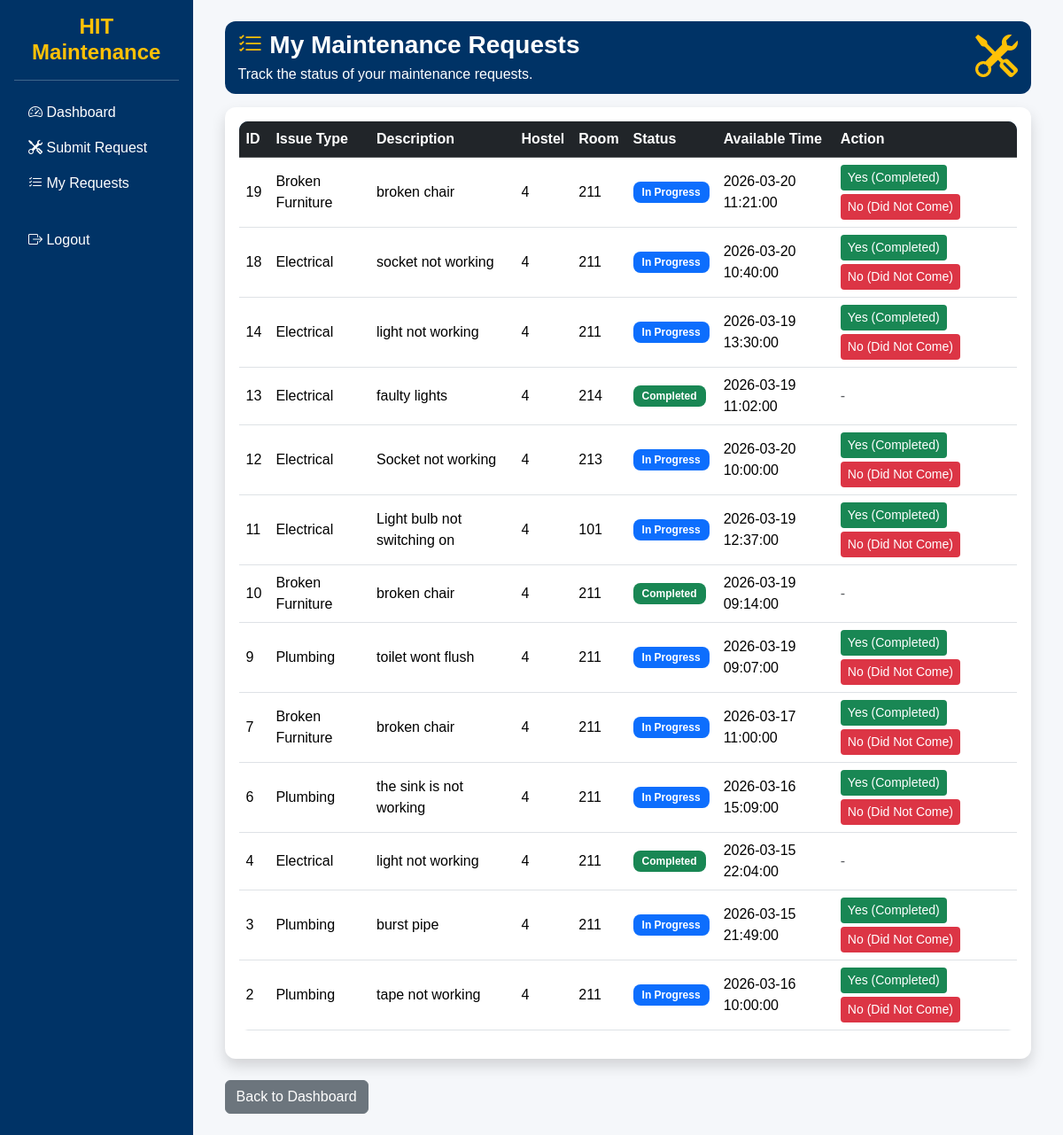
The page /hostel-maintenance-portal/student/view_requests.php (signed in) on the database its author committed.
### tables this page shows
CREATE TABLE `requests` (
  `id` int(11) NOT NULL,
  `student_id` int(11) DEFAULT NULL,
  `issue_type_id` int(11) DEFAULT NULL,
  `hostel` varchar(50) DEFAULT NULL,
  `room` varchar(20) DEFAULT NULL,
  `description` text DEFAULT NULL,
  `available_time` datetime DEFAULT NULL,
  `status` enum('pending','in_progress','completed','conflict') NOT NULL DEFAULT 'pending',
  `assigned_staff` int(11) DEFAULT NULL,
  `created_at` timestamp NOT NULL DEFAULT current_timestamp(),
  `technician_arrived` tinyint(1) DEFAULT NULL,
  `rating` int(11) DEFAULT NULL,
  `alert_supervisor` tinyint(4) DEFAULT 0
);

CREATE TABLE `issue_types` (
  `id` int(11) NOT NULL,
  `issue_name` varchar(50) DEFAULT NULL
);

### hostel-maintenance-portal/student/view_requests.php (the view, shortened to what this page needs)
<?php
include("../config/database.php");
$student_id = $_SESSION['user_id'];
$sql = "SELECT requests.*, issue_types.issue_name
        FROM requests
        JOIN issue_types ON requests.issue_type_id = issue_types.id
        WHERE student_id='$student_id'
        ORDER BY created_at DESC";
$result = $conn->query($sql);
?>
<?php include("../includes/header.php"); ?>
<?php include("../includes/sidebar.php"); ?>
<div class="container-fluid">
<div class="page-header">
    <div class="d-flex justify-content-between align-items-center">
        <div>
            <h3 class="mb-1 fw-bold text-white">
                <i class="bi bi-list-check text-warning"></i>
                My Maintenance Requests
            </h3>
            <p class="mb-0 text-white">
                Track the status of your maintenance requests.
            </p>
        </div>
        <i class="bi bi-tools display-5 text-warning"></i>
    </div>
</div>
<div class="card shadow border-0">
    <div class="card-body">
        <div class="table-responsive">
            <table class="table table-hover align-middle" id="requestsTable">
                <thead class="table-dark">
                    <tr>
                        <th>ID</th>
                        <th>Issue Type</th>
                        <th>Description</th>
                        <th>Hostel</th>
                        <th>Room</th>
                        <th>Status</th>
                        <th>Available Time</th>
                        <th>Action</th>
                    </tr>
                </thead>
                <tbody>
<?php
if($result->num_rows > 0){
    while($row = $result->fetch_assoc()){
        $current_time = date("Y-m-d H:i:s");
?>
                    <tr data-request-id="<?php echo $row['id']; ?>">
                        <td><?php echo $row['id']; ?></td>
                        <td><?php echo $row['issue_name']; ?></td>
                        <td><?php echo $row['description']; ?></td>
                        <td><?php echo $row['hostel']; ?></td>
                        <td><?php echo $row['room']; ?></td>
                        <td>
                            <?php
                            if($row['status'] == "pending"){
                                echo "<span class='badge bg-warning'>Pending</span>";
                            } elseif($row['status'] == "in_progress"){
                                echo "<span class='badge bg-primary'>In Progress</span>";
                            } elseif($row['status'] == "completed"){
                                echo "<span class='badge bg-success'>Completed</span>";
                            } elseif($row['status'] == "conflict"){
                                echo "<span class='badge bg-danger'>Conflict</span>";
                            }
                            ?>
                        </td>
                        <td><?php echo $row['available_time']; ?></td>
                        <td class="action-cell">
<?php
if($row['status'] == "conflict"){
?>
                            <form method="POST" action="reschedule_time.php" class="d-inline">
                                <input type="hidden" name="request_id" value="<?php echo $row['id']; ?>">
                                <div class="input-group input-group-sm">
                                    <input type="datetime-local" name="new_time" class="form-control" required>
                                    <button type="submit" class="btn btn-warning btn-sm">Reschedule</button>
                                </div>
                            </form>
<?php
}
elseif($row['status'] == "in_progress" && strtotime($current_time) >= strtotime($row['available_time'].' +1 hour')){
?>
                            <a href="confirm_repair.php?id=<?php echo $row['id']; ?>" class="btn btn-success btn-sm mb-1">Yes (Completed)</a>
                            <a href="report_absence.php?id=<?php echo $row['id']; ?>" class="btn btn-danger btn-sm">No (Did Not Come)</a>
<?php
} else {
    echo "<span class='text-muted'>-</span>";
}
?>
                        </td>
                    </tr>
<?php
    }
} else {
    echo "<tr><td colspan='8' class='text-center'>No requests submitted yet</td></tr>";
}
?>
                </tbody>
            </table>
        </div>
    </div>
</div>
<div class="mt-4">
    <a href="dashboard.php" class="btn btn-secondary">Back to Dashboard</a>
</div>
</div>
<?php include("../includes/sidebar_end.php"); ?>
<?php include("../includes/footer.php"); ?>

### hostel-maintenance-portal/assets/css/style.css (style rules this page uses)
:root { --hit-blue: #003366; --hit-blue-dark: #002244; --hit-gold: #FFD700; --hit-light: #F5F7FA; --hit-dark: #1A1A1A; }
.card { border-radius: 12px; box-shadow: 0 2px 8px rgba(0,0,0,0.05); }
h3, h4, h5 { color: inherit; }
.page-header { background: var(--hit-blue); color: white; border-radius: 12px; padding: 10px 15px; margin-bottom: 15px; }
.table { background: white; border-radius: 10px; overflow: hidden; }
.table thead { background: var(--hit-blue); color: white; }
.table-dark { background: var(--hit-blue) !important; color: white !important; }
.btn-success { background-color: #198754; border: none; }
.btn-danger { background-color: #dc3545; border: none; }
.badge { padding: 6px 10px; border-radius: 8px; font-size: 12px; }

### rows shown on the page
requests: id "19", issue_type.issue_name "Broken Furniture", description "broken chair", hostel "4", room "211", status "In Progress", available_time "2026-03-20 11:21:00"
requests: id "18", issue_type.issue_name "Electrical", description "socket not working", hostel "4", room "211", status "In Progress", available_time "2026-03-20 10:40:00"
requests: id "14", issue_type.issue_name "Electrical", description "light not working", hostel "4", room "211", status "In Progress", available_time "2026-03-19 13:30:00"
requests: id "13", issue_type.issue_name "Electrical", description "faulty lights", hostel "4", room "214", status "Completed", available_time "2026-03-19 11:02:00"
requests: id "12", issue_type.issue_name "Electrical", description "Socket not working", hostel "4", room "213", status "In Progress", available_time "2026-03-20 10:00:00"
requests: id "11", issue_type.issue_name "Electrical", description "Light bulb not switching on", hostel "4", room "101", status "In Progress", available_time "2026-03-19 12:37:00"
requests: id "10", issue_type.issue_name "Broken Furniture", description "broken chair", hostel "4", room "211", status "Completed", available_time "2026-03-19 09:14:00"
requests: id "9", issue_type.issue_name "Plumbing", description "toilet wont flush", hostel "4", room "211", status "In Progress", available_time "2026-03-19 09:07:00"
requests: id "7", issue_type.issue_name "Broken Furniture", description "broken chair", hostel "4", room "211", status "In Progress", available_time "2026-03-17 11:00:00"
requests: id "6", issue_type.issue_name "Plumbing", description "the sink is not working", hostel "4", room "211", status "In Progress", available_time "2026-03-16 15:09:00"
requests: id "4", issue_type.issue_name "Electrical", description "light not working", hostel "4", room "211", status "Completed", available_time "2026-03-15 22:04:00"
requests: id "3", issue_type.issue_name "Plumbing", description "burst pipe", hostel "4", room "211", status "In Progress", available_time "2026-03-15 21:49:00"
requests: id "2", issue_type.issue_name "Plumbing", description "tape not working", hostel "4", room "211", status "In Progress", available_time "2026-03-16 10:00:00"
